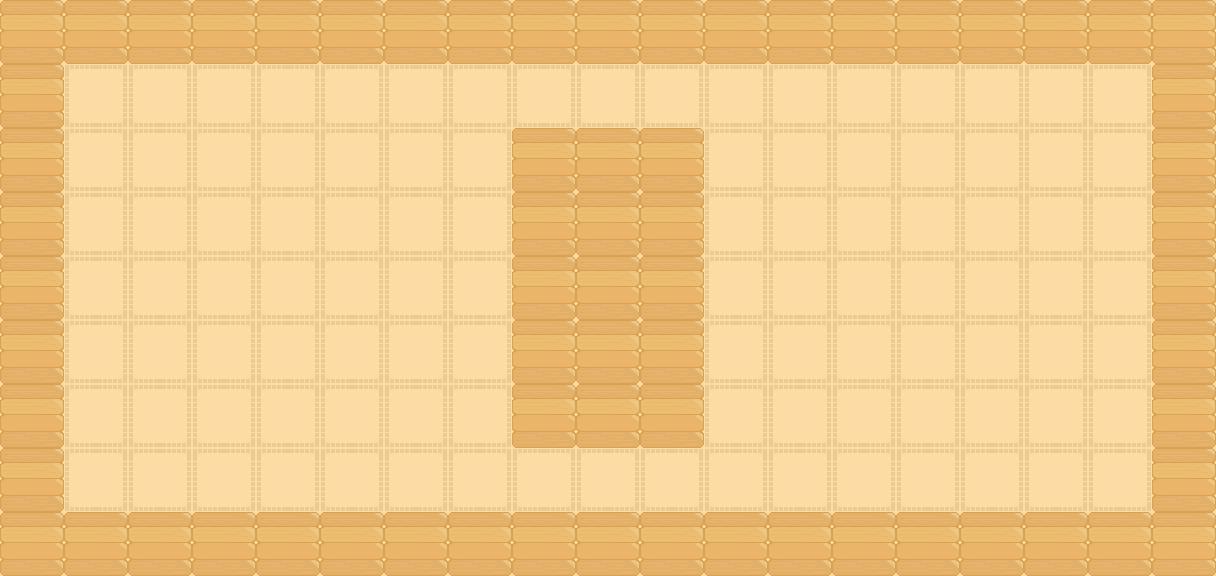

Tiled map render using the project's own tile images. Description and the whole map definition, tile-layer contents included, below:
An orthogonal 19x9 tile map with 64x64 px tiles, 3 tile layers (floor, wall1, wall2), 3 tilesets.

<map version="1.10" tiledversion="1.11.0" orientation="orthogonal" renderorder="right-down" width="19" height="9" tilewidth="64" tileheight="64" infinite="0" nextlayerid="4" nextobjectid="1">
 <tileset firstgid="1" source="../floor.tsx" />
 <tileset firstgid="2" source="../wall.tsx" />
 <tileset firstgid="3" source="../images/game/background/wall2.tsx" />
 <layer id="1" name="floor" width="19" height="9">
  <data encoding="csv">
1,1,1,1,1,1,1,1,1,1,1,1,1,1,1,1,1,1,1,
1,1,1,1,1,1,1,1,1,1,1,1,1,1,1,1,1,1,1,
1,1,1,1,1,1,1,1,1,1,1,1,1,1,1,1,1,1,1,
1,1,1,1,1,1,1,1,1,1,1,1,1,1,1,1,1,1,1,
1,1,1,1,1,1,1,1,1,1,1,1,1,1,1,1,1,1,1,
1,1,1,1,1,1,1,1,1,1,1,1,1,1,1,1,1,1,1,
1,1,1,1,1,1,1,1,1,1,1,1,1,1,1,1,1,1,1,
1,1,1,1,1,1,1,1,1,1,1,1,1,1,1,1,1,1,1,
1,1,1,1,1,1,1,1,1,1,1,1,1,1,1,1,1,1,1
</data>
 </layer>
 <layer id="2" name="wall1" width="19" height="9">
  <data encoding="csv">
2,2,2,2,2,2,2,2,2,2,2,2,2,2,2,2,2,2,2,
2,0,0,0,0,0,0,0,0,0,0,0,0,0,0,0,0,0,2,
2,0,0,0,0,0,0,0,2,2,2,0,0,0,0,0,0,0,2,
2,0,0,0,0,0,0,0,2,2,2,0,0,0,0,0,0,0,2,
2,0,0,0,0,0,0,0,2,2,2,0,0,0,0,0,0,0,2,
2,0,0,0,0,0,0,0,2,2,2,0,0,0,0,0,0,0,2,
2,0,0,0,0,0,0,0,2,2,2,0,0,0,0,0,0,0,2,
2,0,0,0,0,0,0,0,0,0,0,0,0,0,0,0,0,0,2,
2,2,2,2,2,2,2,2,2,2,2,2,2,2,2,2,2,2,2
</data>
 </layer>
 <layer id="3" name="wall2" width="19" height="9">
  <data encoding="csv">
0,0,0,0,0,0,0,0,0,0,0,0,0,0,0,0,0,0,0,
0,0,0,0,0,0,0,0,0,0,0,0,0,0,0,0,0,0,0,
0,0,0,0,0,0,0,0,0,0,0,0,0,0,0,0,0,0,0,
0,0,0,0,0,0,0,0,0,0,0,0,0,0,0,0,0,0,0,
0,0,0,0,0,0,0,0,0,0,0,0,0,0,0,0,0,0,0,
0,0,0,0,0,0,0,0,0,0,0,0,0,0,0,0,0,0,0,
0,0,0,0,0,0,0,0,0,0,0,0,0,0,0,0,0,0,0,
0,0,0,0,0,0,0,0,0,0,0,0,0,0,0,0,0,0,0,
0,0,0,0,0,0,0,0,0,0,0,0,0,0,0,0,0,0,0
</data>
 </layer>
</map>
